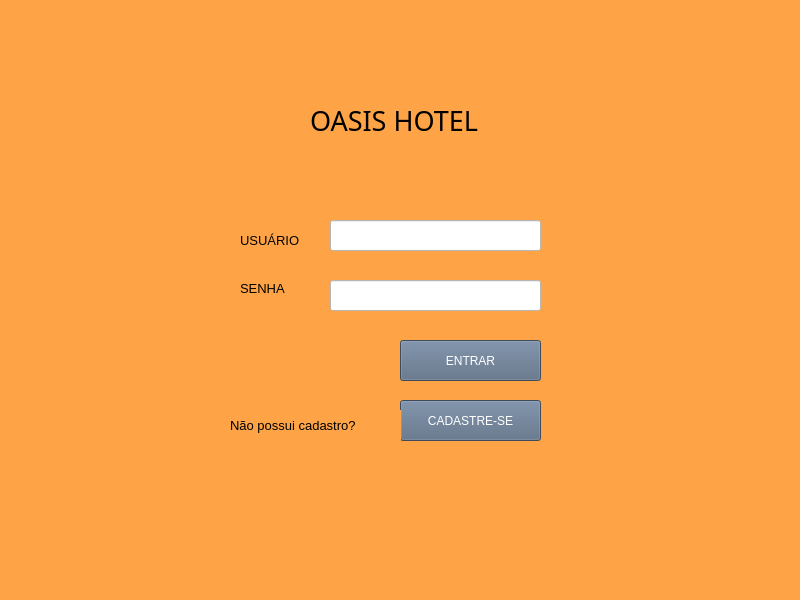
<?xml version="1.0" encoding="UTF-8"?>
<ui version="4.0">
 <class>MainWindow</class>
 <widget class="QMainWindow" name="MainWindow">
  <property name="geometry">
   <rect>
    <x>0</x>
    <y>0</y>
    <width>800</width>
    <height>600</height>
   </rect>
  </property>
  <property name="font">
   <font>
    <pointsize>13</pointsize>
   </font>
  </property>
  <property name="windowTitle">
   <string>MainWindow</string>
  </property>
  <property name="styleSheet">
   <string notr="true">background-color: rgb(255, 164, 70);</string>
  </property>
  <widget class="QWidget" name="centralwidget">
   <widget class="QLabel" name="label">
    <property name="geometry">
     <rect>
      <x>310</x>
      <y>100</y>
      <width>261</width>
      <height>41</height>
     </rect>
    </property>
    <property name="font">
     <font>
      <family>MV Boli</family>
      <pointsize>20</pointsize>
      <weight>50</weight>
      <italic>false</italic>
      <bold>false</bold>
     </font>
    </property>
    <property name="styleSheet">
     <string notr="true">font: 20pt &quot;MV Boli&quot;;
</string>
    </property>
    <property name="text">
     <string>OASIS HOTEL</string>
    </property>
   </widget>
   <widget class="QLabel" name="label_2">
    <property name="geometry">
     <rect>
      <x>240</x>
      <y>230</y>
      <width>71</width>
      <height>20</height>
     </rect>
    </property>
    <property name="font">
     <font>
      <pointsize>10</pointsize>
     </font>
    </property>
    <property name="text">
     <string>USUÁRIO</string>
    </property>
    <property name="alignment">
     <set>Qt::AlignLeading|Qt::AlignLeft|Qt::AlignVCenter</set>
    </property>
   </widget>
   <widget class="QLineEdit" name="lineEdit">
    <property name="geometry">
     <rect>
      <x>330</x>
      <y>220</y>
      <width>211</width>
      <height>31</height>
     </rect>
    </property>
    <property name="styleSheet">
     <string notr="true">background-color: rgb(255, 255, 255);
</string>
    </property>
   </widget>
   <widget class="QLabel" name="label_3">
    <property name="geometry">
     <rect>
      <x>240</x>
      <y>280</y>
      <width>55</width>
      <height>16</height>
     </rect>
    </property>
    <property name="font">
     <font>
      <pointsize>10</pointsize>
     </font>
    </property>
    <property name="text">
     <string>SENHA</string>
    </property>
    <property name="alignment">
     <set>Qt::AlignLeading|Qt::AlignLeft|Qt::AlignVCenter</set>
    </property>
   </widget>
   <widget class="QLineEdit" name="lineEdit_2">
    <property name="geometry">
     <rect>
      <x>330</x>
      <y>280</y>
      <width>211</width>
      <height>31</height>
     </rect>
    </property>
    <property name="statusTip">
     <string/>
    </property>
    <property name="styleSheet">
     <string notr="true">background-color: rgb(255, 255, 255);</string>
    </property>
    <property name="dragEnabled">
     <bool>true</bool>
    </property>
   </widget>
   <widget class="QPushButton" name="pushButton">
    <property name="geometry">
     <rect>
      <x>400</x>
      <y>340</y>
      <width>141</width>
      <height>41</height>
     </rect>
    </property>
    <property name="styleSheet">
     <string notr="true">background-color: rgb(86, 105, 129);
font: 10pt &quot;MS Shell Dlg 2&quot;;
color: rgb(255, 255, 255);</string>
    </property>
    <property name="text">
     <string>ENTRAR</string>
    </property>
   </widget>
   <widget class="QPushButton" name="pushButton_2">
    <property name="geometry">
     <rect>
      <x>400</x>
      <y>400</y>
      <width>141</width>
      <height>41</height>
     </rect>
    </property>
    <property name="styleSheet">
     <string notr="true">background-color: rgb(86, 105, 129);
font: 10pt &quot;MS Shell Dlg 2&quot;;
color: rgb(255, 255, 255);</string>
    </property>
    <property name="text">
     <string>CADASTRE-SE</string>
    </property>
   </widget>
   <widget class="QLabel" name="label_4">
    <property name="geometry">
     <rect>
      <x>230</x>
      <y>410</y>
      <width>171</width>
      <height>31</height>
     </rect>
    </property>
    <property name="font">
     <font>
      <pointsize>10</pointsize>
     </font>
    </property>
    <property name="text">
     <string>Não possui cadastro?</string>
    </property>
   </widget>
  </widget>
  <widget class="QMenuBar" name="menubar">
   <property name="geometry">
    <rect>
     <x>0</x>
     <y>0</y>
     <width>800</width>
     <height>26</height>
    </rect>
   </property>
  </widget>
  <widget class="QStatusBar" name="statusbar"/>
 </widget>
 <resources/>
 <connections/>
</ui>
